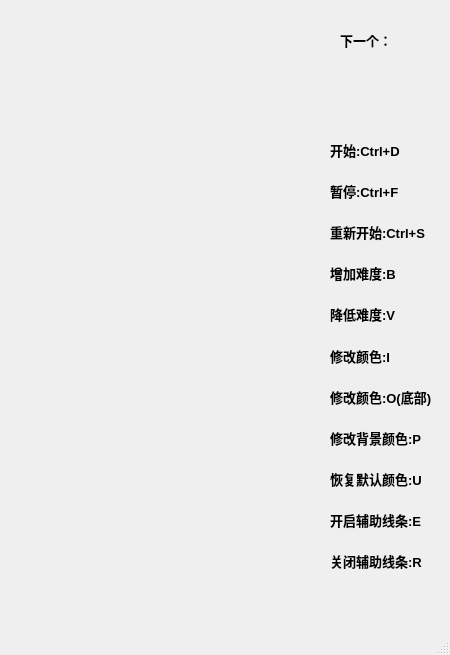
<?xml version="1.0" encoding="UTF-8"?>
<ui version="4.0">
 <class>MainWindow</class>
 <widget class="QMainWindow" name="MainWindow">
  <property name="geometry">
   <rect>
    <x>0</x>
    <y>0</y>
    <width>450</width>
    <height>655</height>
   </rect>
  </property>
  <property name="windowTitle">
   <string>MainWindow</string>
  </property>
  <widget class="QWidget" name="centralwidget">
   <widget class="QLabel" name="label">
    <property name="geometry">
     <rect>
      <x>340</x>
      <y>30</y>
      <width>72</width>
      <height>20</height>
     </rect>
    </property>
    <property name="font">
     <font>
      <pointsize>10</pointsize>
      <weight>75</weight>
      <bold>true</bold>
     </font>
    </property>
    <property name="text">
     <string>下一个：</string>
    </property>
   </widget>
   <widget class="QWidget" name="">
    <property name="geometry">
     <rect>
      <x>330</x>
      <y>140</y>
      <width>150</width>
      <height>431</height>
     </rect>
    </property>
    <layout class="QVBoxLayout" name="verticalLayout">
     <item>
      <widget class="QLabel" name="label_2">
       <property name="font">
        <font>
         <pointsize>10</pointsize>
         <weight>75</weight>
         <bold>true</bold>
        </font>
       </property>
       <property name="text">
        <string>开始:Ctrl+D</string>
       </property>
      </widget>
     </item>
     <item>
      <spacer name="verticalSpacer">
       <property name="orientation">
        <enum>Qt::Vertical</enum>
       </property>
       <property name="sizeHint" stdset="0">
        <size>
         <width>20</width>
         <height>30</height>
        </size>
       </property>
      </spacer>
     </item>
     <item>
      <widget class="QLabel" name="label_3">
       <property name="font">
        <font>
         <pointsize>10</pointsize>
         <weight>75</weight>
         <bold>true</bold>
        </font>
       </property>
       <property name="text">
        <string>暂停:Ctrl+F</string>
       </property>
      </widget>
     </item>
     <item>
      <spacer name="verticalSpacer_10">
       <property name="orientation">
        <enum>Qt::Vertical</enum>
       </property>
       <property name="sizeHint" stdset="0">
        <size>
         <width>20</width>
         <height>30</height>
        </size>
       </property>
      </spacer>
     </item>
     <item>
      <widget class="QLabel" name="label_12">
       <property name="font">
        <font>
         <pointsize>10</pointsize>
         <weight>75</weight>
         <bold>true</bold>
        </font>
       </property>
       <property name="text">
        <string>重新开始:Ctrl+S</string>
       </property>
      </widget>
     </item>
     <item>
      <spacer name="verticalSpacer_2">
       <property name="orientation">
        <enum>Qt::Vertical</enum>
       </property>
       <property name="sizeHint" stdset="0">
        <size>
         <width>20</width>
         <height>30</height>
        </size>
       </property>
      </spacer>
     </item>
     <item>
      <widget class="QLabel" name="label_4">
       <property name="font">
        <font>
         <pointsize>10</pointsize>
         <weight>75</weight>
         <bold>true</bold>
        </font>
       </property>
       <property name="text">
        <string>增加难度:B</string>
       </property>
      </widget>
     </item>
     <item>
      <spacer name="verticalSpacer_3">
       <property name="orientation">
        <enum>Qt::Vertical</enum>
       </property>
       <property name="sizeHint" stdset="0">
        <size>
         <width>20</width>
         <height>30</height>
        </size>
       </property>
      </spacer>
     </item>
     <item>
      <widget class="QLabel" name="label_5">
       <property name="font">
        <font>
         <pointsize>10</pointsize>
         <weight>75</weight>
         <bold>true</bold>
        </font>
       </property>
       <property name="text">
        <string>降低难度:V</string>
       </property>
      </widget>
     </item>
     <item>
      <spacer name="verticalSpacer_4">
       <property name="orientation">
        <enum>Qt::Vertical</enum>
       </property>
       <property name="sizeHint" stdset="0">
        <size>
         <width>20</width>
         <height>30</height>
        </size>
       </property>
      </spacer>
     </item>
     <item>
      <widget class="QLabel" name="label_6">
       <property name="font">
        <font>
         <pointsize>10</pointsize>
         <weight>75</weight>
         <bold>true</bold>
        </font>
       </property>
       <property name="text">
        <string>修改颜色:I</string>
       </property>
      </widget>
     </item>
     <item>
      <spacer name="verticalSpacer_5">
       <property name="orientation">
        <enum>Qt::Vertical</enum>
       </property>
       <property name="sizeHint" stdset="0">
        <size>
         <width>20</width>
         <height>30</height>
        </size>
       </property>
      </spacer>
     </item>
     <item>
      <widget class="QLabel" name="label_7">
       <property name="font">
        <font>
         <pointsize>10</pointsize>
         <weight>75</weight>
         <bold>true</bold>
        </font>
       </property>
       <property name="text">
        <string>修改颜色:O(底部)</string>
       </property>
      </widget>
     </item>
     <item>
      <spacer name="verticalSpacer_6">
       <property name="orientation">
        <enum>Qt::Vertical</enum>
       </property>
       <property name="sizeHint" stdset="0">
        <size>
         <width>20</width>
         <height>30</height>
        </size>
       </property>
      </spacer>
     </item>
     <item>
      <widget class="QLabel" name="label_11">
       <property name="font">
        <font>
         <pointsize>10</pointsize>
         <weight>75</weight>
         <bold>true</bold>
        </font>
       </property>
       <property name="text">
        <string>修改背景颜色:P</string>
       </property>
      </widget>
     </item>
     <item>
      <spacer name="verticalSpacer_9">
       <property name="orientation">
        <enum>Qt::Vertical</enum>
       </property>
       <property name="sizeHint" stdset="0">
        <size>
         <width>20</width>
         <height>30</height>
        </size>
       </property>
      </spacer>
     </item>
     <item>
      <widget class="QLabel" name="label_8">
       <property name="font">
        <font>
         <pointsize>10</pointsize>
         <weight>75</weight>
         <bold>true</bold>
        </font>
       </property>
       <property name="text">
        <string>恢复默认颜色:U</string>
       </property>
      </widget>
     </item>
     <item>
      <spacer name="verticalSpacer_7">
       <property name="orientation">
        <enum>Qt::Vertical</enum>
       </property>
       <property name="sizeHint" stdset="0">
        <size>
         <width>20</width>
         <height>30</height>
        </size>
       </property>
      </spacer>
     </item>
     <item>
      <widget class="QLabel" name="label_9">
       <property name="font">
        <font>
         <pointsize>10</pointsize>
         <weight>75</weight>
         <bold>true</bold>
        </font>
       </property>
       <property name="text">
        <string>开启辅助线条:E</string>
       </property>
      </widget>
     </item>
     <item>
      <spacer name="verticalSpacer_8">
       <property name="orientation">
        <enum>Qt::Vertical</enum>
       </property>
       <property name="sizeHint" stdset="0">
        <size>
         <width>20</width>
         <height>30</height>
        </size>
       </property>
      </spacer>
     </item>
     <item>
      <widget class="QLabel" name="label_10">
       <property name="font">
        <font>
         <pointsize>10</pointsize>
         <weight>75</weight>
         <bold>true</bold>
        </font>
       </property>
       <property name="text">
        <string>关闭辅助线条:R</string>
       </property>
      </widget>
     </item>
    </layout>
   </widget>
  </widget>
  <widget class="QMenuBar" name="menubar">
   <property name="geometry">
    <rect>
     <x>0</x>
     <y>0</y>
     <width>450</width>
     <height>26</height>
    </rect>
   </property>
  </widget>
  <widget class="QStatusBar" name="statusbar"/>
 </widget>
 <resources/>
 <connections/>
</ui>
